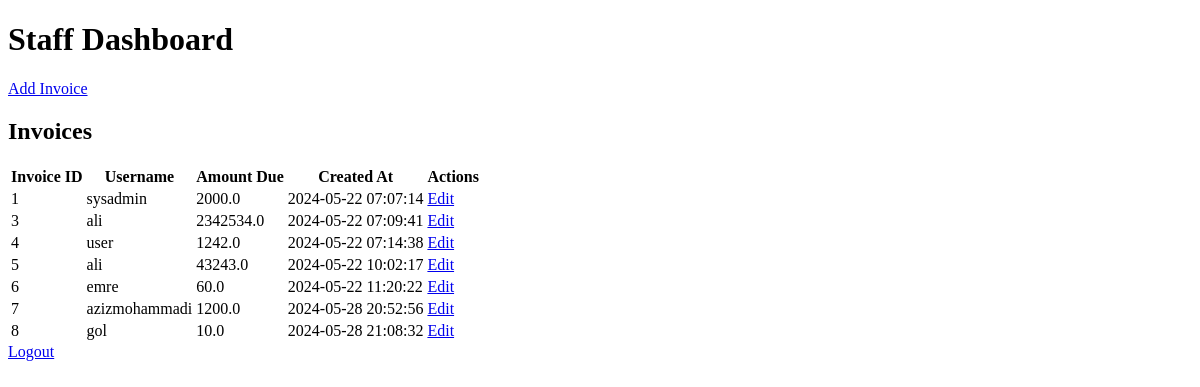
Page /staff_dashboard (signed in) on the earlier database version.
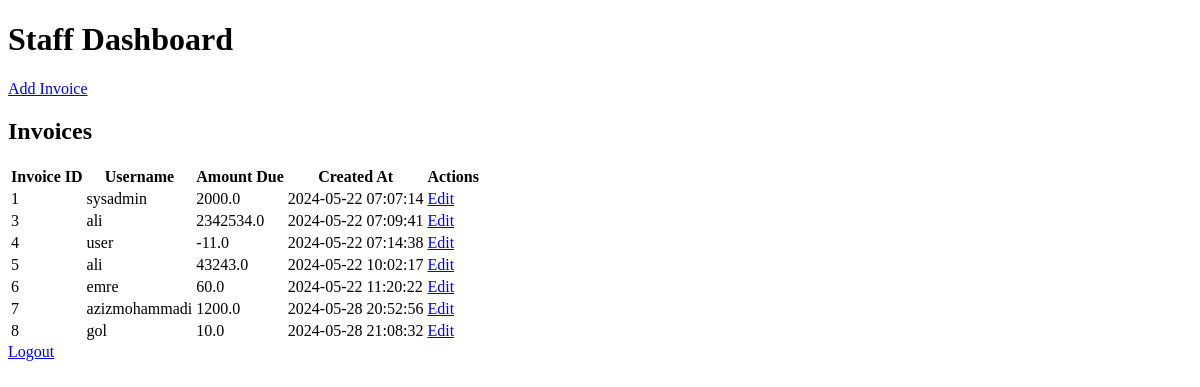
Same page on the later database version.
### app/models.py (models this page shows)
class Invoice(db.Model):
    id = db.Column(db.Integer, primary_key=True)
    user_id = db.Column(db.Integer, db.ForeignKey('user.id'), nullable=False)
    encrypted_invoice = db.Column(db.LargeBinary, nullable=False)
    signature = db.Column(db.LargeBinary, nullable=False)
    created_at = db.Column(db.DateTime, default=db.func.current_timestamp())
    amount_due = db.Column(db.Float, nullable=False)

class User(db.Model):
    id = db.Column(db.Integer, primary_key=True)
    username = db.Column(db.String(150), unique=True, nullable=False)
    password = db.Column(db.String(150), nullable=False)
    role = db.Column(db.String(50), nullable=False)

### app/routes.py (the view)
@app.route('/staff_dashboard')
@login_required
def staff_dashboard():
    invoices = db.session.query(Invoice, User).join(User, Invoice.user_id == User.id).all()
    return render_template('staff_dashboard.html', invoices=invoices)

### app/templates/staff_dashboard.html (shortened to what this page needs)
<!DOCTYPE html>
<html lang="en">
<head>
    <link rel="stylesheet" href="{{ url_for('static', filename='styles.css') }}">
</head>
<body>
    <div class="container">
        <h1>Staff Dashboard</h1>
        <a href="{{ url_for('add_invoice') }}">Add Invoice</a>
        <h2>Invoices</h2>
        <table>
            <thead>
                <tr>
                    <th>Invoice ID</th>
                    <th>Username</th>
                    <th>Amount Due</th>
                    <th>Created At</th>
                    <th>Actions</th>
                </tr>
            </thead>
            <tbody>
                {% for invoice, user in invoices %}
                <tr>
                    <td>{{ invoice.id }}</td>
                    <td>{{ user.username }}</td>
                    <td>{{ invoice.amount_due }}</td>
                    <td>{{ invoice.created_at }}</td>
                    <td>
                        <a href="{{ url_for('edit_invoice', invoice_id=invoice.id) }}">Edit</a>
                    </td>
                </tr>
                {% endfor %}
            </tbody>
        </table>
        <a href="{{ url_for('logout') }}">Logout</a>
    </div>
</body>
</html>

Differences in the rows shown:
changed Invoice "user": amount_due "1242.0" → "-11.0"
